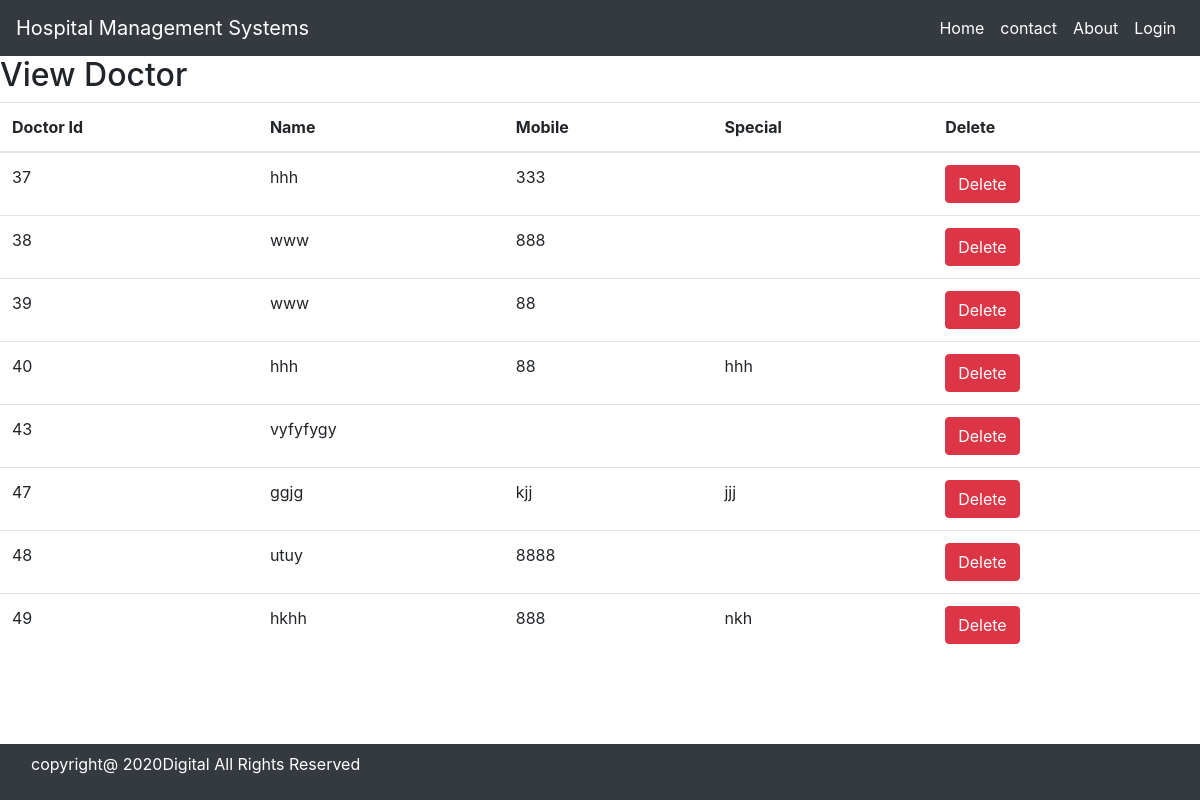
The page /view_doctor on the database its author committed.
### myapp/models.py (models this page shows)
class Doctor(models.Model):
    Name=models.CharField(max_length=50)
    mobile = models.CharField(max_length=15, null=True)
    special=models.CharField(max_length=50)

### myapp/views.py (the view)
# urls.py: path('view_doctor',views.view_doctor,name='view_doctor'),
def view_doctor(request):
   doc=Doctor.objects.all()
   d={'doc':doc}
   return render(request,'view_doctor.html',d)

### templates/view_doctor.html
{% extends 'base.html' %}
{% block content %}
<div>
 <h2>View Doctor</h2>
    <table id="example" class="table table-hover">
        <thead>
            <tr>
                <th>Doctor Id</th>
                <th>Name</th>
                <th>Mobile</th>
                <th>Special</th>
                <th>Delete</th>
            </tr>
        </thead>
        <tbody>
            {% for i in doc %}
            <tr>
                <td>{{i.id}}</td>
                <td>{{i.Name}}</td>
                <td>{{i.mobile}}</td>
                <td>{{i.special}}</td>
                <td><a href="{% url 'delete_doctor' i.id %}" onclick="return confirm ('are you sure want to delete?')" class="btn btn-danger">Delete</a></td>
            </tr>
            {% endfor %}
        </tbody>
    </table>
</div>
{% endblock %}

### templates/base.html (shortened to what this page needs)
{% load static %}
<!DOCTYPE html>
<html>
    <head>
<link rel="stylesheet" href="https://cdn.jsdelivr.net/npm/bootstrap@4.6.2/dist/css/bootstrap.min.css">
<link rel="stylesheet" href="https://use.fontawesome.com/releases/v5.7.0/css/all.css">
<link rel="stylesheet" href="https://cdnjs.cloudflare.com/ajax/libs/font-awesome/4.7.0/css/font-awesome.min.css">
<link rel="stylesheet" type="text/css" href="{% static 'css/mystyle.css' %}">
<link rel="stylesheet" href="https://cdn.jsdelivr.net/npm/bootstrap@4.0.0/dist/css/bootstrap.min.css">
<link rel="stylesheet" href="https://cdn.datatables.net/2.1.8/css/dataTables.dataTables.css">
<link rel="stylesheet" href="https://cdn.datatables.net/buttons/3.1.2/css/buttons.dataTables.css">
</head>
<body>
<nav class="navbar navbar-expand-lg navbar-dark bg-dark">
  <a class="navbar-brand" href="#">Hospital Management Systems</a>
  <div class="collapse navbar-collapse" id="navbarSupportedContent">
    <ul class="navbar-nav ml-auto">
      {% if not request.user.is_staff  %}
      <li class="nav-item active">
        <a class="nav-link" href="{% url 'home' %}">Home <span class="sr-only">(current)</span></a>
      </li>
      <li class="nav-item active">
        <a class="nav-link" href="{% url 'contact' %}">contact</a>
      </li>
      <li class="nav-item active">
          <a class="nav-link" href="{% url 'about' %}">About</a>
        </li>
        <li class="nav-item active">
          <a class="nav-link" href="{% url 'login' %}">Login</a>
        </li>
        {% endif %}
      </ul>
</div>
</nav>
  {% block content %}
  {% endblock %}
<br>
<br>
<br>
      <nav class="navbar navbar-expand-lg navbar-dark bg-dark fixed-bottom">
        <div class="footer-bottom">
          <div class="container">
            <div class="row">
              <div class="col-sm-12 text-center">
                <div class="copyright-text">
                  <p class="text-white">copyright@ 2020Digital All Rights Reserved</p>
                </div>
              </div>
            </div>
          </div>
        </div>
      </nav>
    </body>
</html>
</body>

### rows shown on the page
Doctor: id "37", Name "hhh", mobile "333"
Doctor: id "38", Name "www", mobile "888"
Doctor: id "39", Name "www", mobile "88"
Doctor: id "40", Name "hhh", mobile "88", special "hhh"
Doctor: id "43", Name "vyfyfygy"
Doctor: id "47", Name "ggjg", mobile "kjj", special "jjj"
Doctor: id "48", Name "utuy", mobile "8888"
Doctor: id "49", Name "hkhh", mobile "888", special "nkh"
